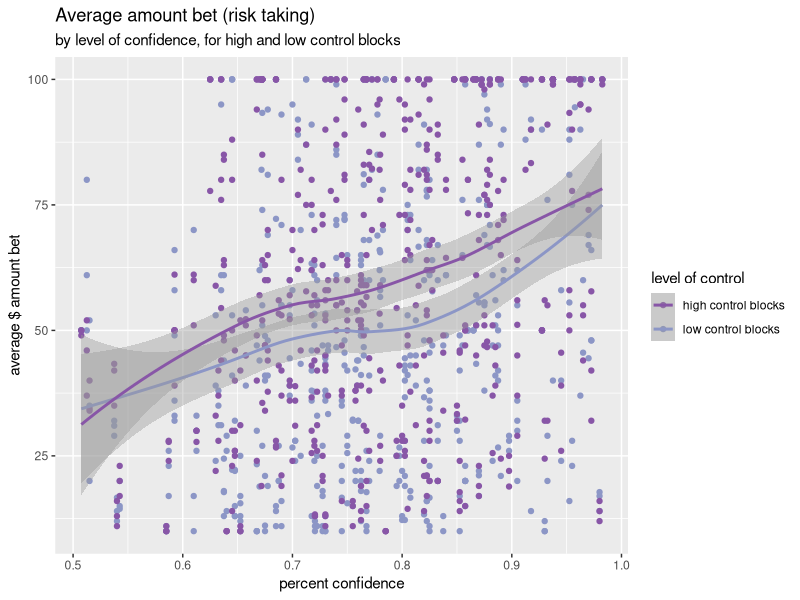
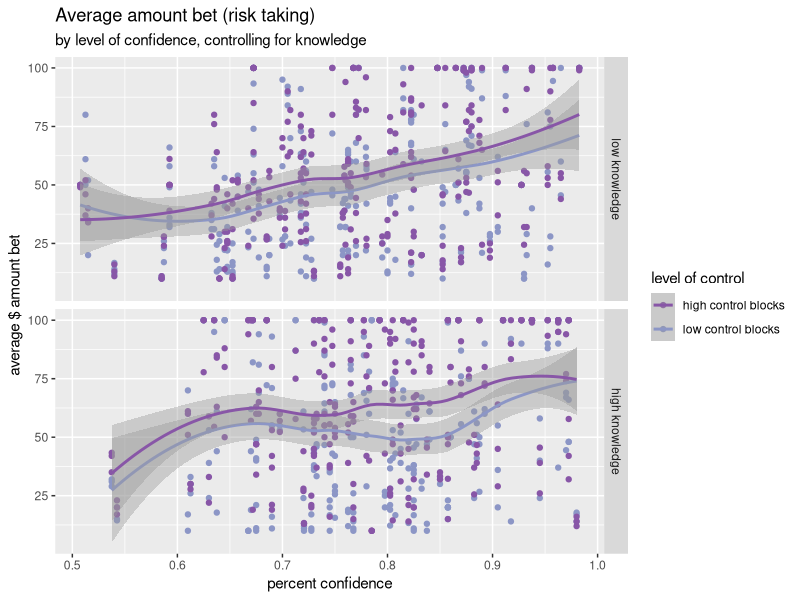

Here is the R script that generated these plots, in order:
## ---- chunk 1
library(foreign)
library(tidyverse)

blackjack_averageslong = read.spss("blackjack_averages_long_3.14.23.sav",
                      to.data.frame = TRUE,
                      reencode = TRUE,
                      use.value.labels = FALSE)

blackjack_averageslong$control <- as.factor(blackjack_averageslong$control)
blackjack_averageslong$block <- as.factor(blackjack_averageslong$block)
blackjack_averageslong$condition <- as.factor(blackjack_averageslong$condition)

blackjack_averageslong_lowcontrol <- filter(blackjack_averageslong, control == 1)
blackjack_averageslong_highcontrol <- filter(blackjack_averageslong, control == 2)

## ---- chunk 2


scatterplot1 <- ggplot() +
  geom_point(data = blackjack_averageslong_lowcontrol, aes (x = avg_conf, y = avgbet, color = "low control blocks")) + 
  geom_point(data = blackjack_averageslong_highcontrol, aes (x = avg_conf, y = avgbet, color = "high control blocks")) + 
 geom_smooth(data = blackjack_averageslong_lowcontrol, aes (x = avg_conf, y = avgbet, color = "low control blocks")) + 
  geom_smooth(data = blackjack_averageslong_highcontrol, aes (x = avg_conf, y = avgbet, color = "high control blocks")) + 
   labs(title = "Average amount bet (risk taking)", subtitle = 'by level of confidence, for high and low control blocks', 
        x = "percent confidence", y="average $ amount bet", color = 'level of control') +
    # facet_grid(control ~  .)
#                 labeller = labeller(order = c("1" = "high control first group",
# "2" = "low control first group"), level_of_knowledge = c("2" = "high knowledge", "1" = "low knowledge")))  +
      scale_color_manual(values = c("#8856a7", "#8c96c6"))
  # scale_x_discrete(breaks=c("1","2"),
  #       labels=c("1" = "low control blocks", "2" = "high control blocks"))


scatterplot1

## ---- chunk 3


scatterplot2 <- ggplot() +
  geom_point(data = blackjack_averageslong_lowcontrol, aes (x = avg_conf, y = avgbet, color = "low control blocks")) + 
  geom_point(data = blackjack_averageslong_highcontrol, aes (x = avg_conf, y = avgbet, color = "high control blocks")) + 
 geom_smooth(data = blackjack_averageslong_lowcontrol, aes (x = avg_conf, y = avgbet, color = "low control blocks")) + 
  geom_smooth(data = blackjack_averageslong_highcontrol, aes (x = avg_conf, y = avgbet, color = "high control blocks")) + 
   labs(title = "Average amount bet (risk taking)", subtitle = 'by level of confidence, controlling for knowledge', 
        x = "percent confidence", y="average $ amount bet", color = 'level of control') +
facet_grid(level_of_knowledge ~  .,
                labeller = labeller(level_of_knowledge = c("2" = "high knowledge", "1" = "low knowledge"))) +
      scale_color_manual(values = c("#8856a7", "#8c96c6"))
  # scale_x_discrete(breaks=c("1","2")
  #       labels=c("1" = "low control blocks", "2" = "high control blocks"))


scatterplot2

